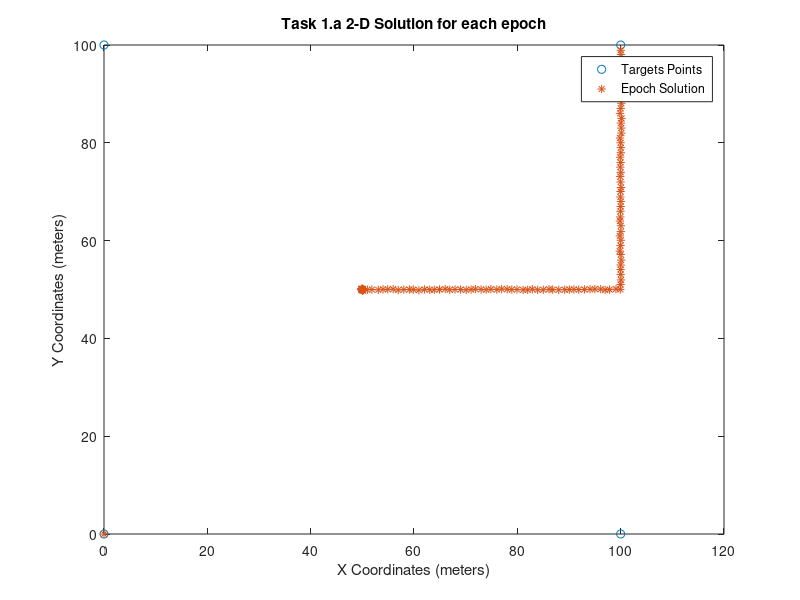

Source code (MATLAB): (Note: this script raises an error after producing the figure.)
% Author: Juan Carlos Terrazas Borbon
% Last Update: 2018-01-31
% Course: ENGO 585
% Lab: 2

% ---------------------Purpose of Code-------------------------------------
% The purpose of this code is to able to perform the first task required to
% perfom in the lab handout which involves Parametric Least Squares adjustment 

% Clear variables, close figure and command
clc
clear all
close all

% Read the file with data and extract its data
ranges = load('Lab2data.txt');

% Given Target Coordinates in meters
 targets = [0,0; 100,0; 100,100; 0,100];

%% Task 1: Batch Parametric Least Squares
est_coords = [50, 50];
P = diag(ones(4,1));

% 1.a Compute 2-D Solution for each epoch----------------------------------
x_hat_1_a = zeros(150,2);
for i = 1 : length(ranges)
    thres = 0;
    while thres == 0
        % Obtain the A matrix
        A = zeros(4,2); 
        for j = 1 : 4
            A(j, 1) = (est_coords(1) - targets(j, 1)) / ranges(i, j + 1);
            A(j, 2) = (est_coords(2) - targets(j, 2)) / ranges(i, j + 1);
        end
        
        % Compute w Matrix
        w= zeros(4,1);
        for j = 1 : 4 
            w(j, 1) = sqrt((targets(j, 1) - est_coords(1))^2 + ...
                (targets(j, 2) - est_coords(2))^2) - ranges(i, j + 1);
        end
        
        % Compute N Matrix and obtain the delta values
        N = A' * P * A;
        delta = -1 * inv(N) * A' * P * w;
        
        % check 
        if abs(delta(1)) < 0.0001 && abs(delta(2)) < 0.0001
           thres = 1;     
        else
           est_coords = [est_coords(1) + delta(1),est_coords(2) + delta(2)];
        end
    end
    x_hat_1_a(i,:) = [est_coords(1) + delta(1),est_coords(2) + delta(2)];
    est_coords = [est_coords(1) + delta(1),est_coords(2) + delta(2)];
end

figure
plot(targets(:,1), targets(:,2),'o')
hold on
plot(x_hat_1_a(:,1), x_hat_1_a(:,2),'*');
hold off
title('Task 1.a 2-D Solution for each epoch')
xlabel('X Coordinates (meters)')
ylabel('Y Coordinates (meters)')
legend('Targets Points', 'Epoch Solution')

% 1.b Batch Solution-------------------------------------------------------
est_coords = [50, 50];
A_b = zeros(50*4,2);
w_b= zeros(50*4,1);
P_b = diag(ones(50*4,1));
thres = 0;
while thres == 0
    for i = 1: 50
        % Obtain the A matrix
        for j = 1 : 4
            A_b((i-1)*4+j, 1) = (est_coords(1) - targets(j, 1)) / ranges(i, j + 1);
            A_b((i-1)*4+j, 2) = (est_coords(2) - targets(j, 2)) / ranges(i, j + 1);
        end

        % Compute w Matrix
        for j = 1 : 4 
            w_b((i-1)*4+j, 1) = sqrt((targets(j, 1) - est_coords(1))^2 + ...
                (targets(j, 2) - est_coords(2))^2) - ranges(i, j + 1);
        end
    end
    % Compute N Matrix and obtain the delta values
    N = A_b' * P_b * A_b;
    delta = -1 * inv(N) * A_b' * P_b * w_b;
    
    % Check for delta and if threshold passes obtain coordinates
    if abs(delta(1)) < 0.0001 && abs(delta(2)) < 0.0001
        thres = 1;
        x_hat_1_b = [est_coords(1) + delta(1),est_coords(2) + delta(2)];
    else
        est_coords = [est_coords(1) + delta(1),est_coords(2) + delta(2)];
    end
end

% 1.c Plot Residuals-------------------------------------------------------
res = A * delta + w;

figure
plot(1:1:50, res(1:4:200,1))
title('Residuals from Target 1 (0,0)')
xlabel('Number of Measurement')
ylabel('Residual (meters)')

Apos =(res' * P * res)/(50-4);%aposteriori

C_x = inv(A' * P * A);%covariance matrix

% 1.d Error Ellipse--------------------------------------------------------
a = sqrt(0.5 * (C_x(1,1) + C_x(2,2)) + sqrt((1/4) * (C_x(1,1) - C_x(2,2))^2 ...
    + C_x(1,2)^2))* 2.45;

b = sqrt(0.5 * (C_x(1,1) + C_x(2,2)) - sqrt((1/4) * (C_x(1,1) - C_x(2,2))^2 ...
    + C_x(1,2)^2)) * 2.45;

azimuth = (1/2)* atan((2 * C_x(1,2))/(C_x(1,1) - C_x(2,2)));

t = linspace(0, 2*pi);
Theta = (90-azimuth) * pi/180;

figure
plot(x_hat_1_b(1),x_hat_1_b(2), 'o')
hold on
plot(x_hat_1_a(1:50,1),x_hat_1_a(1:50,2), '*')
plot(x_hat_1_b(1) + a*cos(Theta*t), x_hat_1_b(2) + b*sin(Theta*t))
legend('Batch Solution', 'Each Point Solution', 'Ellipse')
xlabel('East (meters)')
ylabel('North (meters)')

%% Task 2: Summation of Normals and Sequential LS
% 2.a Summation of Normal of 1.b


% 2.b Sequential Least Squares of 1.b


%% Task 3: Kalman Filtering
% 3.a Sequential Least Squares of whole data

% 3.b Kalman Filter of whole data
